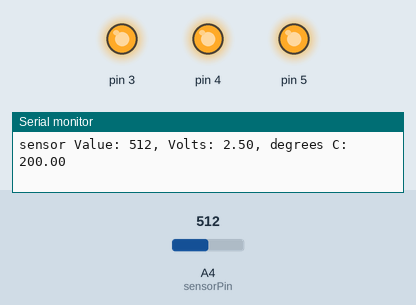
Simulated run of this sketch. Board: Arduino Uno, built with avr-gcc and run on an emulated ATmega328P. Parts: output pins drawn as LEDs (lit = HIGH), the last lines printed to the serial monitor. The test bench sets the inputs (shaded band); at power-on: A4 (sensorPin) = 512.

Above: at 1.2 s.
1.3 s: A4 (sensorPin) set to 181
4.3 s: A4 (sensorPin) set to 165
At 5.1 s:
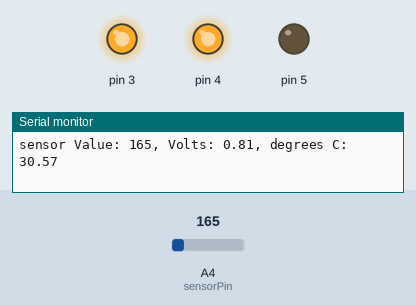
5.8 s: A4 (sensorPin) set to 122
At 6.5 s:
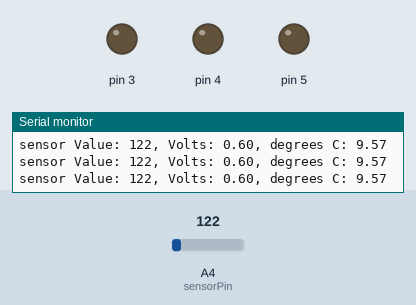
7.3 s: A4 (sensorPin) set to 1023
At 8.1 s:
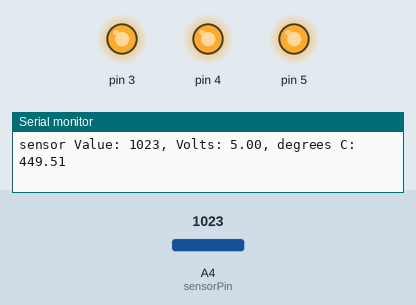
8.8 s: A4 (sensorPin) set to 0
At 9.7 s:
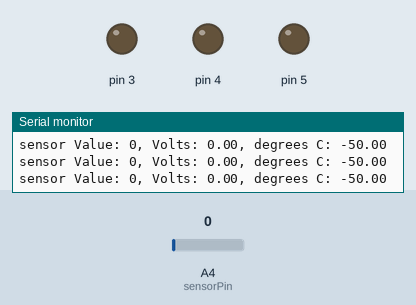
Timing chart, 0 to 11.3 s (numbered marks = the images above; inputs shaded):
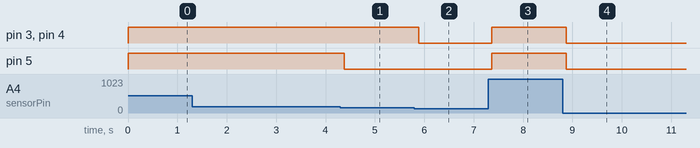

The sketch:

loveOMeter.ino
```cpp
// named constant for the pin the sensor is connected to. A constant means that the program cannot change this value.
const int sensorPin = A4; // Can set this to any analog pin

// room temperature in Celcius
const float baselineTemp = 25.0;

void setup(){
  // open a serial connection to display values

  Serial.begin(9600);

  // set the LED pins as outputs

  /* Here we can use a for() loop to set up our pins. This could also be written like this:

  pinMode(3, OUTPUT);
  digitalWrite(3, LOW);

  pinMode(4, OUTPUT);
  digitalWrite(3, LOW);

  pinMode(5, OUTPUT);
  digitalWrite(5, LOW);

 */
  for(int pinNumber = 3; pinNumber<6; pinNumber++){//set pin mode and digital write when pinNumber = 3 and pinNumber is < 6
    pinMode(pinNumber,OUTPUT);
    digitalWrite(pinNumber, LOW);
  }//End our loop
}

void loop() {//Here is our main loop again
  // read the value on AnalogIn pin 4
  // and store it in a variable
  int sensorVal = analogRead(sensorPin);

  // send the 10-bit sensor value out the serial port
  Serial.print("sensor Value: ");
  Serial.print(sensorVal);

  // convert the ADC reading to voltage
  float voltage = (sensorVal/1024.0) * 5.0; // Here the ADC maps an 'infinite' analog signal to an int between 0 - 1023. Based on the voltage of our circuit (5V) we can figure it out.

  // Send the voltage level out the Serial port
  Serial.print(", Volts: ");
  Serial.print(voltage);

  // convert the voltage to temperature in degrees C
  // the sensor changes 10 mV per degree C
  // the datasheet says there's a 500 mV offset arduino.cc/kitdatasheets
  // ((volatge - 500mV) times 100) For example ((3V - .5V) x 100) = 250 degrees C
  Serial.print(", degrees C: ");

  float temperature = (voltage - .5) * 100;

  Serial.println(temperature);

  // if the current temperature is lower than the baseline
  // turn off all LEDs
  if(temperature < baselineTemp){

    digitalWrite(3, LOW);

    digitalWrite(4, LOW);

    digitalWrite(5, LOW);

  } // if the temperature rises 2-4 degrees, turn an LED on

  else if(temperature >= baselineTemp+2 && temperature < baselineTemp+4){

    digitalWrite(3, HIGH);

    digitalWrite(4, LOW);

    digitalWrite(5, LOW);

  } // if the temperature rises 4-6 degrees, turn a second LED on
  else if(temperature >= baselineTemp+4 && temperature < baselineTemp+6){

    digitalWrite(3, HIGH);

    digitalWrite(4, HIGH);

    digitalWrite(5, LOW);
  } // if the temperature rises more than 6 degrees, turn all LEDs on
  else if(temperature >= baselineTemp+6){

    digitalWrite(3, HIGH);

    digitalWrite(4, HIGH);

    digitalWrite(5, HIGH);
  }
  delay(1); // We wait for 1ms before looping again
}//Close our loop
```

Measured:
- the behaviour switches between 166 and 165 on A4 (sensorPin) (found by bisection; images 0 and 1)
- after the input at 4.3 s, pin 5: HIGH → LOW after 0.08 s
- after the input at 5.8 s, pin 3, pin 4: HIGH → LOW after 0.09 s
- after the input at 7.3 s, pin 3–5: LOW → HIGH after 0.07 s
- after the input at 8.8 s, pin 3–5: HIGH → LOW after 0.08 s
